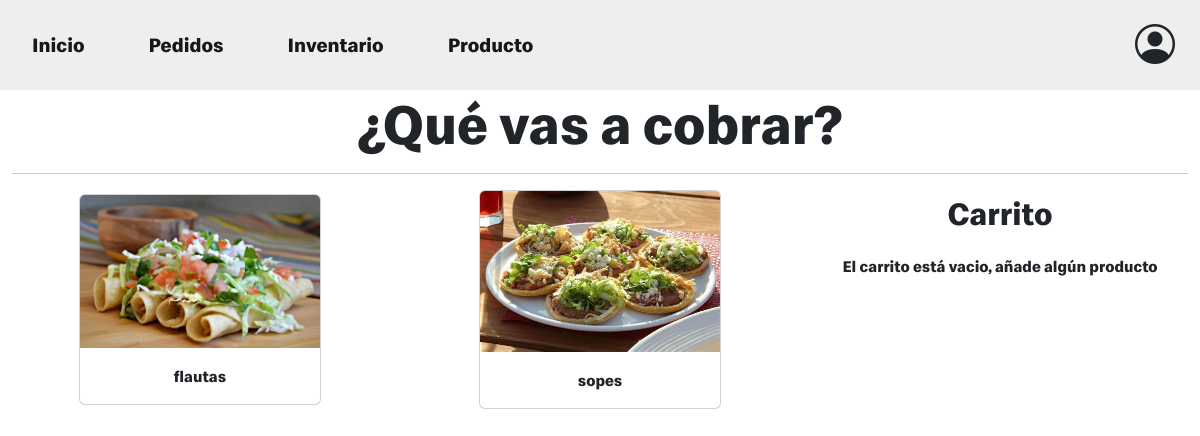
The page / on the database its author committed.
### tables this page shows
CREATE TABLE `productos` (
  `Id` int(255) NOT NULL,
  `Nombre` varchar(255) DEFAULT NULL,
  `Precio` decimal(9,2) NOT NULL,
  `Imagen` varchar(400) NOT NULL,
  `Stock` int(255) NOT NULL,
  `FechaCrecion` timestamp NOT NULL DEFAULT current_timestamp()
);

### controllers/productoController.php (called while the page is built, shortened)
<?php
require_once 'models/producto.php';
class productoController{
	public function index(){
		$productos = new Producto();
		$producto = $productos->getAll();
		require_once 'views/Home/index.php';
	}
}

### config/db.php (called while the page is built)
<?php
class Database{
	public static function connect(){
		$db = new mysqli('localhost', 'root', '', 'restaurantes');
		$db->query("SET NAMES 'utf8'");
		return $db;
	}
}

### models/producto.php (called while the page is built, shortened)
<?php
class Producto{
	private $db;
	public function __construct() {
		$this->db = Database::connect();
	}
	public function getAll(){
		$productos = $this->db->query("SELECT * FROM productos ORDER BY id ASC");
		return $productos;
	}
}

### views/Home/index.php (the view, shortened to what this page needs)
<div class="container-fluid text-center">
    <h1 class="titulo display-4">¿Qué vas a cobrar?</h1>
    <hr />
    <div class="row">
        <div class="col-md-8 col-sm-12">
            <div class="row row-cols-3">
                <?php
                while ($items = $producto->fetch_object()) { ?>
                    <div class="col contenedores m-auto">
                        <?php if ($items->Stock != 0) { ?>
                            <div class="card">
                                <a class="nav-link titulo ajax" onclick="ajax(<?= $items->Id ?>)">
                                        <img src="<?= base_url . 'uploads/images/' . $items->Imagen ?>" class="card-img-top" alt="...">
                                        <div class="card-body">
                                            <p class="card-text"><?= $items->Nombre ?></p>
                                        </div>
                                    </a>
                            </div>
                        <?php } ?>
                    </div>
                <?php } ?>
            </div>
        </div>
        <div class="col-md-4" id="tablaCarrito">
        </div>
    </div>
</div>

### wwwroot/css/site.css (style rules this page uses)
.titulo { font-family: Titulo; }
@media (min-width: 768px) { html { font-size: 16px; } }
html { position: relative; min-height: 100%; }
body { margin-bottom: 30px; }
.contenedores { padding-bottom: 30px; }

### rows shown on the page
productos: Imagen (picture), Nombre "flautas"
productos: Imagen (picture), Nombre "sopes"
